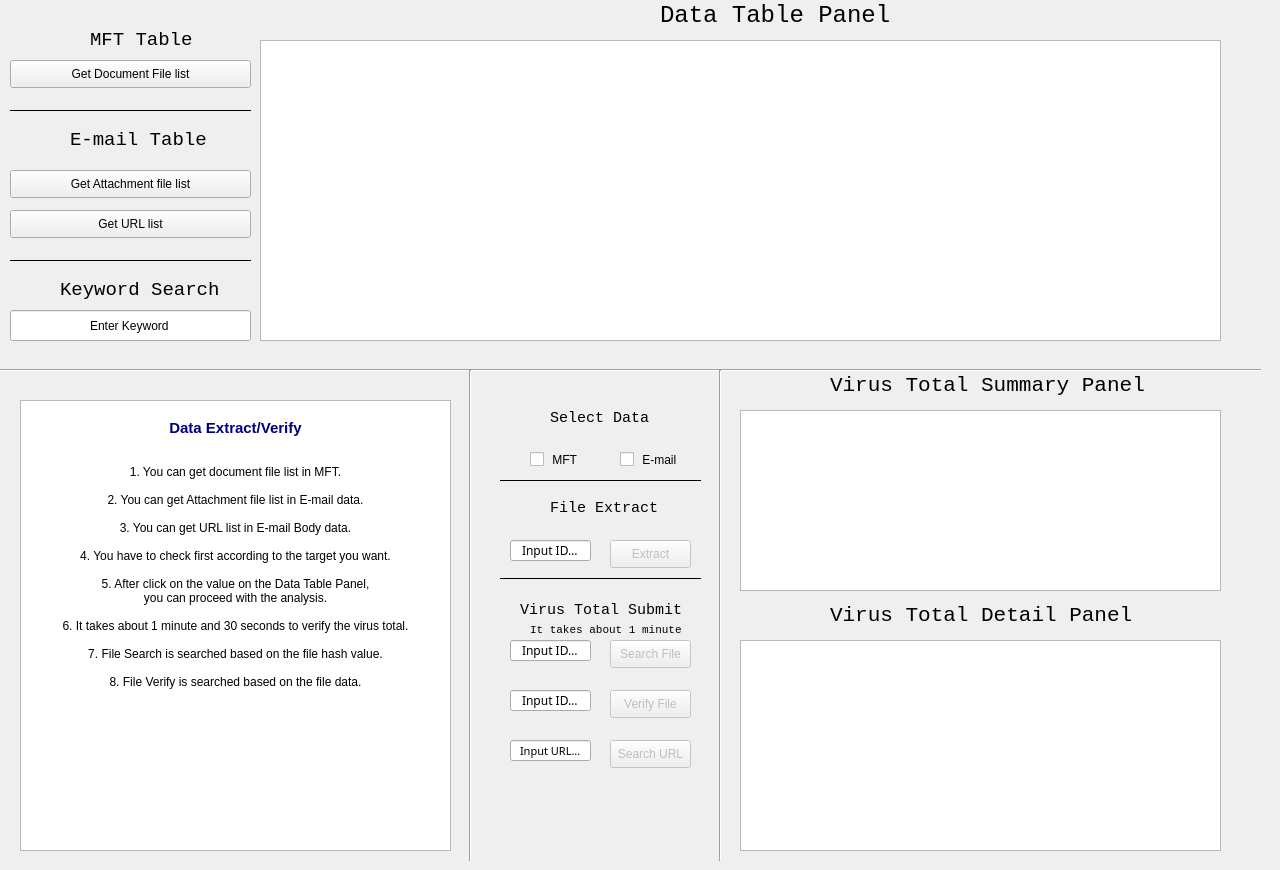
    <widget class="QWidget" name="Data_ExtractVerifyTab">
     <attribute name="title">
      <string>Data Extract/Verify</string>
     </attribute>
     <widget class="Line" name="line_2">
      <property name="geometry">
       <rect>
        <x>-10</x>
        <y>360</y>
        <width>1271</width>
        <height>20</height>
       </rect>
      </property>
      <property name="orientation">
       <enum>Qt::Horizontal</enum>
      </property>
     </widget>
     <widget class="QLineEdit" name="Line_VerifyFile">
      <property name="geometry">
       <rect>
        <x>510</x>
        <y>690</y>
        <width>81</width>
        <height>21</height>
       </rect>
      </property>
      <property name="font">
       <font>
        <family>굴림</family>
       </font>
      </property>
      <property name="autoFillBackground">
       <bool>false</bool>
      </property>
      <property name="text">
       <string>Input ID...</string>
      </property>
      <property name="frame">
       <bool>true</bool>
      </property>
      <property name="alignment">
       <set>Qt::AlignCenter</set>
      </property>
      <property name="readOnly">
       <bool>true</bool>
      </property>
      <property name="clearButtonEnabled">
       <bool>false</bool>
      </property>
     </widget>
     <widget class="QPushButton" name="Button_VerifyFile">
      <property name="enabled">
       <bool>false</bool>
      </property>
      <property name="geometry">
       <rect>
        <x>610</x>
        <y>690</y>
        <width>81</width>
        <height>28</height>
       </rect>
      </property>
      <property name="autoFillBackground">
       <bool>false</bool>
      </property>
      <property name="text">
       <string>Verify File</string>
      </property>
     </widget>
     <widget class="QLineEdit" name="Line_Extractfile">
      <property name="geometry">
       <rect>
        <x>510</x>
        <y>540</y>
        <width>81</width>
        <height>21</height>
       </rect>
      </property>
      <property name="font">
       <font>
        <family>굴림</family>
       </font>
      </property>
      <property name="layoutDirection">
       <enum>Qt::LeftToRight</enum>
      </property>
      <property name="text">
       <string>Input ID...</string>
      </property>
      <property name="alignment">
       <set>Qt::AlignCenter</set>
      </property>
      <property name="readOnly">
       <bool>true</bool>
      </property>
      <property name="cursorMoveStyle">
       <enum>Qt::LogicalMoveStyle</enum>
      </property>
      <property name="clearButtonEnabled">
       <bool>false</bool>
      </property>
     </widget>
     <widget class="QPushButton" name="Button_ExtractFile">
      <property name="enabled">
       <bool>false</bool>
      </property>
      <property name="geometry">
       <rect>
        <x>610</x>
        <y>540</y>
        <width>81</width>
        <height>28</height>
       </rect>
      </property>
      <property name="text">
       <string>Extract</string>
      </property>
      <property name="checkable">
       <bool>false</bool>
      </property>
      <property name="autoDefault">
       <bool>false</bool>
      </property>
      <property name="default">
       <bool>false</bool>
      </property>
      <property name="flat">
       <bool>false</bool>
      </property>
     </widget>
     <widget class="QPushButton" name="Button_GetDocument">
      <property name="geometry">
       <rect>
        <x>10</x>
        <y>60</y>
        <width>241</width>
        <height>28</height>
       </rect>
      </property>
      <property name="text">
       <string>Get Document File list</string>
      </property>
     </widget>
     <widget class="QLineEdit" name="Line_SearchFile">
      <property name="geometry">
       <rect>
        <x>510</x>
        <y>640</y>
        <width>81</width>
        <height>21</height>
       </rect>
      </property>
      <property name="font">
       <font>
        <family>굴림</family>
        <pointsize>9</pointsize>
       </font>
      </property>
      <property name="text">
       <string>Input ID...</string>
      </property>
      <property name="alignment">
       <set>Qt::AlignCenter</set>
      </property>
      <property name="readOnly">
       <bool>true</bool>
      </property>
     </widget>
     <widget class="QLineEdit" name="Line_SearchURL">
      <property name="geometry">
       <rect>
        <x>510</x>
        <y>740</y>
        <width>81</width>
        <height>21</height>
       </rect>
      </property>
      <property name="font">
       <font>
        <family>굴림</family>
        <pointsize>8</pointsize>
       </font>
      </property>
      <property name="text">
       <string>Input URL...</string>
      </property>
      <property name="alignment">
       <set>Qt::AlignCenter</set>
      </property>
      <property name="readOnly">
       <bool>false</bool>
      </property>
     </widget>
     <widget class="QPushButton" name="Button_SearchFile">
      <property name="enabled">
       <bool>false</bool>
      </property>
      <property name="geometry">
       <rect>
        <x>610</x>
        <y>640</y>
        <width>81</width>
        <height>28</height>
       </rect>
      </property>
      <property name="text">
       <string>Search File</string>
      </property>
     </widget>
     <widget class="QPushButton" name="Button_SearchURL">
      <property name="enabled">
       <bool>false</bool>
      </property>
      <property name="geometry">
       <rect>
        <x>610</x>
        <y>740</y>
        <width>81</width>
        <height>28</height>
       </rect>
      </property>
      <property name="text">
       <string>Search URL</string>
      </property>
     </widget>
     <widget class="QPushButton" name="Button_GetURL">
      <property name="geometry">
       <rect>
        <x>10</x>
        <y>210</y>
        <width>241</width>
        <height>28</height>
       </rect>
      </property>
      <property name="text">
       <string>Get URL list</string>
      </property>
      <property name="checkable">
       <bool>false</bool>
      </property>
      <property name="checked">
       <bool>false</bool>
      </property>
     </widget>
     <widget class="QPushButton" name="Button_GetAttachfile">
      <property name="geometry">
       <rect>
        <x>10</x>
        <y>170</y>
        <width>241</width>
        <height>28</height>
       </rect>
      </property>
      <property name="text">
       <string>Get Attachment file list</string>
      </property>
     </widget>
     <widget class="QTextBrowser" name="Manual_DataExtractVerify">
      <property name="geometry">
       <rect>
        <x>20</x>
        <y>400</y>
        <width>431</width>
        <height>451</height>
       </rect>
      </property>
      <property name="html">
       <string>&lt;!DOCTYPE HTML PUBLIC &quot;-//W3C//DTD HTML 4.0//EN&quot; &quot;http://www.w3.org/TR/REC-html40/strict.dtd&quot;&gt;
&lt;html&gt;&lt;head&gt;&lt;meta name=&quot;qrichtext&quot; content=&quot;1&quot; /&gt;&lt;style type=&quot;text/css&quot;&gt;
p, li { white-space: pre-wrap; }
&lt;/style&gt;&lt;/head&gt;&lt;body style=&quot; font-family:'Gulim'; font-size:9pt; font-weight:400; font-style:normal;&quot;&gt;
&lt;p align=&quot;center&quot; style=&quot;-qt-paragraph-type:empty; margin-top:0px; margin-bottom:0px; margin-left:0px; margin-right:0px; -qt-block-indent:0; text-indent:0px;&quot;&gt;&lt;br /&gt;&lt;/p&gt;
&lt;p align=&quot;center&quot; style=&quot; margin-top:0px; margin-bottom:0px; margin-left:0px; margin-right:0px; -qt-block-indent:0; text-indent:0px;&quot;&gt;&lt;span style=&quot; font-size:11pt; font-weight:600; color:#00007f;&quot;&gt;Data Extract/Verify&lt;/span&gt;&lt;/p&gt;
&lt;p align=&quot;center&quot; style=&quot;-qt-paragraph-type:empty; margin-top:0px; margin-bottom:0px; margin-left:0px; margin-right:0px; -qt-block-indent:0; text-indent:0px;&quot;&gt;&lt;br /&gt;&lt;/p&gt;
&lt;p align=&quot;center&quot; style=&quot;-qt-paragraph-type:empty; margin-top:0px; margin-bottom:0px; margin-left:0px; margin-right:0px; -qt-block-indent:0; text-indent:0px;&quot;&gt;&lt;br /&gt;&lt;/p&gt;
&lt;p align=&quot;center&quot; style=&quot; margin-top:0px; margin-bottom:0px; margin-left:0px; margin-right:0px; -qt-block-indent:0; text-indent:0px;&quot;&gt;1. You can get document file list in MFT.&lt;/p&gt;
&lt;p align=&quot;center&quot; style=&quot;-qt-paragraph-type:empty; margin-top:0px; margin-bottom:0px; margin-left:0px; margin-right:0px; -qt-block-indent:0; text-indent:0px;&quot;&gt;&lt;br /&gt;&lt;/p&gt;
&lt;p align=&quot;center&quot; style=&quot; margin-top:0px; margin-bottom:0px; margin-left:0px; margin-right:0px; -qt-block-indent:0; text-indent:0px;&quot;&gt;2. You can get Attachment file list in E-mail data.&lt;/p&gt;
&lt;p align=&quot;center&quot; style=&quot;-qt-paragraph-type:empty; margin-top:0px; margin-bottom:0px; margin-left:0px; margin-right:0px; -qt-block-indent:0; text-indent:0px;&quot;&gt;&lt;br /&gt;&lt;/p&gt;
&lt;p align=&quot;center&quot; style=&quot; margin-top:0px; margin-bottom:0px; margin-left:0px; margin-right:0px; -qt-block-indent:0; text-indent:0px;&quot;&gt;3. You can get URL list in E-mail Body data.&lt;/p&gt;
&lt;p align=&quot;center&quot; style=&quot;-qt-paragraph-type:empty; margin-top:0px; margin-bottom:0px; margin-left:0px; margin-right:0px; -qt-block-indent:0; text-indent:0px;&quot;&gt;&lt;br /&gt;&lt;/p&gt;
&lt;p align=&quot;center&quot; style=&quot; margin-top:0px; margin-bottom:0px; margin-left:0px; margin-right:0px; -qt-block-indent:0; text-indent:0px;&quot;&gt;4. You have to check first according to the target you want.&lt;/p&gt;
&lt;p align=&quot;center&quot; style=&quot;-qt-paragraph-type:empty; margin-top:0px; margin-bottom:0px; margin-left:0px; margin-right:0px; -qt-block-indent:0; text-indent:0px;&quot;&gt;&lt;br /&gt;&lt;/p&gt;
&lt;p align=&quot;center&quot; style=&quot; margin-top:0px; margin-bottom:0px; margin-left:0px; margin-right:0px; -qt-block-indent:0; text-indent:0px;&quot;&gt;5. After click on the value on the Data Table Panel,&lt;/p&gt;
&lt;p align=&quot;center&quot; style=&quot; margin-top:0px; margin-bottom:0px; margin-left:0px; margin-right:0px; -qt-block-indent:0; text-indent:0px;&quot;&gt;you can proceed with the analysis.&lt;/p&gt;
&lt;p align=&quot;center&quot; style=&quot;-qt-paragraph-type:empty; margin-top:0px; margin-bottom:0px; margin-left:0px; margin-right:0px; -qt-block-indent:0; text-indent:0px;&quot;&gt;&lt;br /&gt;&lt;/p&gt;
&lt;p align=&quot;center&quot; style=&quot; margin-top:0px; margin-bottom:0px; margin-left:0px; margin-right:0px; -qt-block-indent:0; text-indent:0px;&quot;&gt;6. It takes about 1 minute and 30 seconds to verify the virus total.&lt;/p&gt;
&lt;p align=&quot;center&quot; style=&quot;-qt-paragraph-type:empty; margin-top:0px; margin-bottom:0px; margin-left:0px; margin-right:0px; -qt-block-indent:0; text-indent:0px;&quot;&gt;&lt;br /&gt;&lt;/p&gt;
&lt;p align=&quot;center&quot; style=&quot; margin-top:0px; margin-bottom:0px; margin-left:0px; margin-right:0px; -qt-block-indent:0; text-indent:0px;&quot;&gt;7. File Search is searched based on the file hash value.&lt;/p&gt;
&lt;p align=&quot;center&quot; style=&quot;-qt-paragraph-type:empty; margin-top:0px; margin-bottom:0px; margin-left:0px; margin-right:0px; -qt-block-indent:0; text-indent:0px;&quot;&gt;&lt;br /&gt;&lt;/p&gt;
&lt;p align=&quot;center&quot; style=&quot; margin-top:0px; margin-bottom:0px; margin-left:0px; margin-right:0px; -qt-block-indent:0; text-indent:0px;&quot;&gt;8. File Verify is searched based on the file data.&lt;/p&gt;&lt;/body&gt;&lt;/html&gt;</string>
      </property>
     </widget>
     <widget class="QCheckBox" name="Checkbox_mft">
      <property name="geometry">
       <rect>
        <x>530</x>
        <y>450</y>
        <width>61</width>
        <height>19</height>
       </rect>
      </property>
      <property name="text">
       <string> MFT</string>
      </property>
     </widget>
     <widget class="QTextBrowser" name="Viewer_VerifyResult_top">
      <property name="geometry">
       <rect>
        <x>740</x>
        <y>410</y>
        <width>481</width>
        <height>181</height>
       </rect>
      </property>
     </widget>
     <widget class="QTreeView" name="Viewer_VerifyResult_bottom">
      <property name="geometry">
       <rect>
        <x>740</x>
        <y>640</y>
        <width>481</width>
        <height>211</height>
       </rect>
      </property>
     </widget>
     <widget class="QLabel" name="label">
      <property name="geometry">
       <rect>
        <x>830</x>
        <y>370</y>
        <width>371</width>
        <height>31</height>
       </rect>
      </property>
      <property name="font">
       <font>
        <family>Consolas</family>
        <pointsize>16</pointsize>
       </font>
      </property>
      <property name="text">
       <string>Virus Total Summary Panel</string>
      </property>
     </widget>
     <widget class="Line" name="line_3">
      <property name="geometry">
       <rect>
        <x>460</x>
        <y>370</y>
        <width>20</width>
        <height>491</height>
       </rect>
      </property>
      <property name="frameShadow">
       <enum>QFrame::Sunken</enum>
      </property>
      <property name="orientation">
       <enum>Qt::Vertical</enum>
      </property>
     </widget>
     <widget class="QLabel" name="label_2">
      <property name="geometry">
       <rect>
        <x>830</x>
        <y>600</y>
        <width>381</width>
        <height>31</height>
       </rect>
      </property>
      <property name="font">
       <font>
        <family>Consolas</family>
        <pointsize>16</pointsize>
       </font>
      </property>
      <property name="text">
       <string>Virus Total Detail Panel</string>
      </property>
     </widget>
     <widget class="QLabel" name="label_3">
      <property name="geometry">
       <rect>
        <x>660</x>
        <y>0</y>
        <width>371</width>
        <height>31</height>
       </rect>
      </property>
      <property name="font">
       <font>
        <family>Consolas</family>
        <pointsize>18</pointsize>
       </font>
      </property>
      <property name="text">
       <string>Data Table Panel</string>
      </property>
     </widget>
     <widget class="QLabel" name="label_5">
      <property name="geometry">
       <rect>
        <x>520</x>
        <y>600</y>
        <width>191</width>
        <height>20</height>
       </rect>
      </property>
      <property name="font">
       <font>
        <family>Consolas</family>
        <pointsize>11</pointsize>
       </font>
      </property>
      <property name="text">
       <string>Virus Total Submit</string>
      </property>
     </widget>
     <widget class="QCheckBox" name="Checkbox_email">
      <property name="geometry">
       <rect>
        <x>620</x>
        <y>450</y>
        <width>71</width>
        <height>19</height>
       </rect>
      </property>
      <property name="text">
       <string> E-mail</string>
      </property>
     </widget>
     <widget class="QLabel" name="label_6">
      <property name="geometry">
       <rect>
        <x>550</x>
        <y>500</y>
        <width>151</width>
        <height>16</height>
       </rect>
      </property>
      <property name="font">
       <font>
        <family>Consolas</family>
        <pointsize>11</pointsize>
       </font>
      </property>
      <property name="text">
       <string>File Extract</string>
      </property>
     </widget>
     <widget class="QLabel" name="label_7">
      <property name="geometry">
       <rect>
        <x>550</x>
        <y>410</y>
        <width>151</width>
        <height>16</height>
       </rect>
      </property>
      <property name="font">
       <font>
        <family>Consolas</family>
        <pointsize>11</pointsize>
       </font>
      </property>
      <property name="text">
       <string>Select Data</string>
      </property>
     </widget>
     <widget class="Line" name="line_4">
      <property name="geometry">
       <rect>
        <x>500</x>
        <y>470</y>
        <width>201</width>
        <height>20</height>
       </rect>
      </property>
      <property name="frameShadow">
       <enum>QFrame::Plain</enum>
      </property>
      <property name="orientation">
       <enum>Qt::Horizontal</enum>
      </property>
     </widget>
     <widget class="Line" name="line_5">
      <property name="geometry">
       <rect>
        <x>500</x>
        <y>570</y>
        <width>201</width>
        <height>16</height>
       </rect>
      </property>
      <property name="frameShadow">
       <enum>QFrame::Plain</enum>
      </property>
      <property name="orientation">
       <enum>Qt::Horizontal</enum>
      </property>
     </widget>
     <widget class="Line" name="line_6">
      <property name="geometry">
       <rect>
        <x>710</x>
        <y>370</y>
        <width>20</width>
        <height>491</height>
       </rect>
      </property>
      <property name="frameShadow">
       <enum>QFrame::Sunken</enum>
      </property>
      <property name="orientation">
       <enum>Qt::Vertical</enum>
      </property>
     </widget>
     <widget class="QTreeView" name="Viewer_FileDB">
      <property name="geometry">
       <rect>
        <x>260</x>
        <y>40</y>
        <width>961</width>
        <height>301</height>
       </rect>
      </property>
     </widget>
     <widget class="QLabel" name="label_8">
      <property name="geometry">
       <rect>
        <x>90</x>
        <y>30</y>
        <width>161</width>
        <height>20</height>
       </rect>
      </property>
      <property name="font">
       <font>
        <family>Consolas</family>
        <pointsize>14</pointsize>
       </font>
      </property>
      <property name="text">
       <string>MFT Table</string>
      </property>
     </widget>
     <widget class="Line" name="line_7">
      <property name="geometry">
       <rect>
        <x>10</x>
        <y>100</y>
        <width>241</width>
        <height>20</height>
       </rect>
      </property>
      <property name="frameShadow">
       <enum>QFrame::Plain</enum>
      </property>
      <property name="orientation">
       <enum>Qt::Horizontal</enum>
      </property>
     </widget>
     <widget class="QLabel" name="label_9">
      <property name="geometry">
       <rect>
        <x>70</x>
        <y>130</y>
        <width>201</width>
        <height>20</height>
       </rect>
      </property>
      <property name="font">
       <font>
        <family>Consolas</family>
        <pointsize>14</pointsize>
       </font>
      </property>
      <property name="text">
       <string>E-mail Table</string>
      </property>
     </widget>
     <widget class="QLabel" name="label_10">
      <property name="geometry">
       <rect>
        <x>60</x>
        <y>280</y>
        <width>231</width>
        <height>20</height>
       </rect>
      </property>
      <property name="font">
       <font>
        <family>Consolas</family>
        <pointsize>14</pointsize>
       </font>
      </property>
      <property name="text">
       <string>Keyword Search</string>
      </property>
     </widget>
     <widget class="Line" name="line_8">
      <property name="geometry">
       <rect>
        <x>10</x>
        <y>250</y>
        <width>241</width>
        <height>20</height>
       </rect>
      </property>
      <property name="frameShadow">
       <enum>QFrame::Plain</enum>
      </property>
      <property name="orientation">
       <enum>Qt::Horizontal</enum>
      </property>
     </widget>
     <widget class="QLineEdit" name="Line_KeywordSearch">
      <property name="geometry">
       <rect>
        <x>10</x>
        <y>310</y>
        <width>241</width>
        <height>31</height>
       </rect>
      </property>
      <property name="text">
       <string>Enter Keyword</string>
      </property>
      <property name="alignment">
       <set>Qt::AlignCenter</set>
      </property>
     </widget>
     <widget class="QLabel" name="label_13">
      <property name="geometry">
       <rect>
        <x>530</x>
        <y>620</y>
        <width>151</width>
        <height>20</height>
       </rect>
      </property>
      <property name="font">
       <font>
        <family>Consolas</family>
        <pointsize>8</pointsize>
       </font>
      </property>
      <property name="text">
       <string>It takes about 1 minute</string>
      </property>
     </widget>
    </widget>
